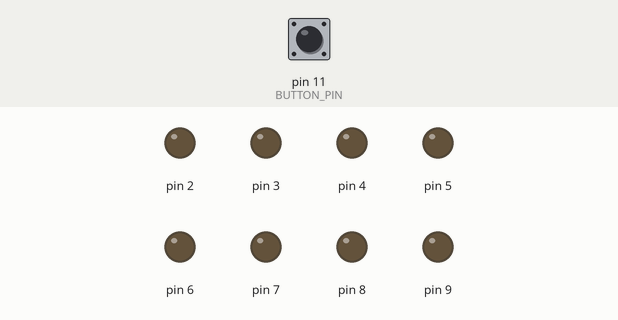
The sketch below on a simulated Arduino Uno, built with avr-gcc and run on an emulated ATmega328P. Parts: output pins drawn as LEDs (lit = HIGH). The inputs (shaded band) are chosen by the test bench; at power-on: pin 11 (BUTTON_PIN) HIGH.

Above: at 1.2 s.
1.3 s: pin 11 (BUTTON_PIN) pulled LOW for 0.15 s
At 1.8 s:
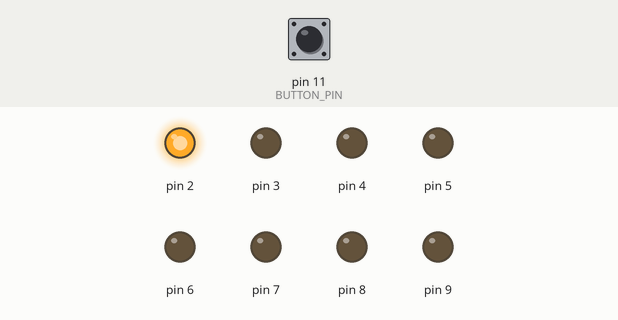
At 2.8 s:
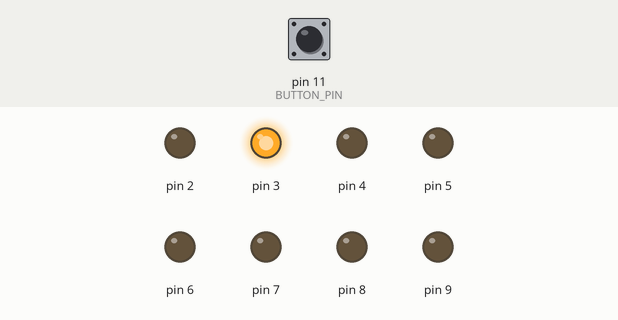
Timing chart, 0 to 9.6 s (numbered marks = the images above; inputs shaded):
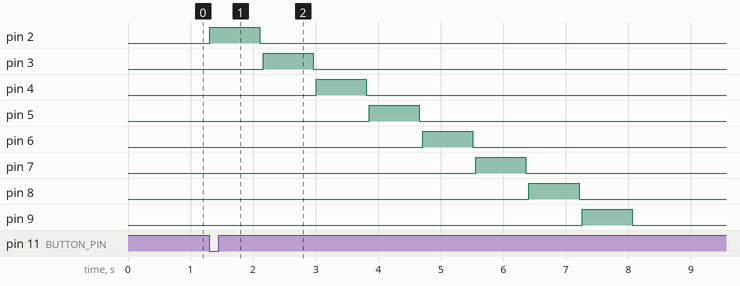

The sketch:

sketch_apr28a.ino
```cpp
#define BUTTON_PIN  11 //ініціалізую цифровий пін який буду використовувати

boolean buttonWasUp = true;  // була кнопка відпущена?
boolean ledEnabled = false;  // включен ли свет?

void setup() { //setup виконується 1 раз при подачі живлення на мікроконтроллер
  for (int i = 2; i < 10; ++i)
  {
    pinMode(i, OUTPUT);//вказую, що данна послідовність пінів буде працювати як вихід, сигнал йде з мікроконтроллера
  }
  pinMode(BUTTON_PIN, INPUT_PULLUP);//вказую, що цей під буде зчитувати рівень вхідного сигналу
}

void loop() { // постійно виконується при подачі живлення loop
  //---------------------------------------------------------------------------
  //перевіряє 1 клік кнопки
  boolean buttonIsUp = digitalRead(BUTTON_PIN);
  if (buttonWasUp && !buttonIsUp) {
    delay(10);
    buttonIsUp = digitalRead(BUTTON_PIN);
    if (!buttonIsUp) {
      //----------------------------------------------------------------------------
      //запускає цикл послідовного вмикання світодіодів
      for (int i = 2; i < 10; ++i)
      {
        digitalWrite(i, HIGH);// вмикає світодіод
        delay(800);
        digitalWrite(i, LOW);// гасить світодіод
        delay(50);
      }
      //----------------------------------------------------------------------------
    }
  }
  buttonWasUp = buttonIsUp;//зберігає останнє положення кнопки
}
```

Measured:
- after the input at 1.3 s, pin 2: LOW → HIGH at once, → LOW 0.80 s later; pin 3: LOW → HIGH after 0.86 s, → LOW 0.80 s later; pin 4: LOW → HIGH after 1.7 s, → LOW 0.80 s later; pin 5: LOW → HIGH after 2.6 s, → LOW 0.80 s later; pin 6: LOW → HIGH after 3.4 s, → LOW 0.80 s later
